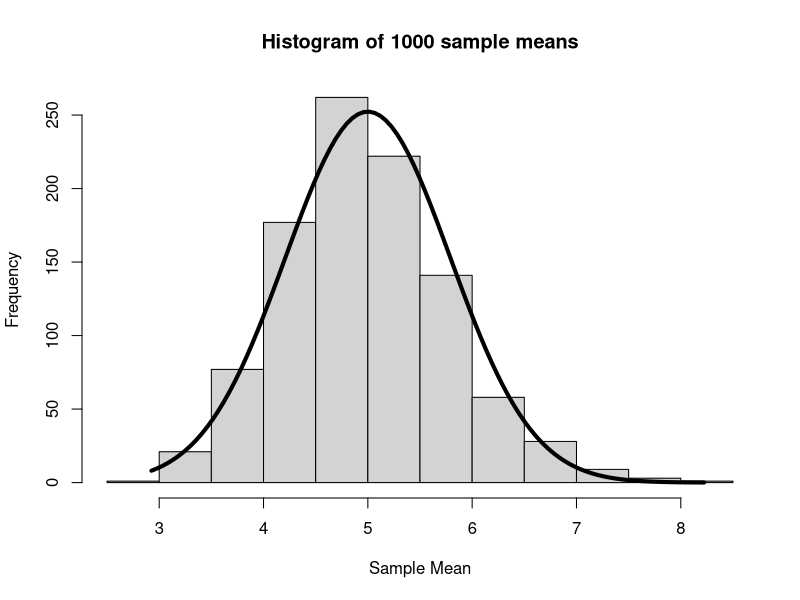

The R script that drew this image:
## ---- chunk 1
knitr::opts_chunk$set(echo = TRUE)
## ---- chunk 2
lambda <- 0.2
set.seed(42)
mns = NULL
for (i in 1 : 1000) mns = c(mns, mean(rexp(40,lambda)))
## ---- chunk 3
knitr::kable(data.frame(c("Mean","Variance"),c(mean(mns),var(mns)),c(1/lambda,(1/lambda)^2/40)),col.names=c("Statistic","Sample","Theoretical"),caption = "Figure: Comparison of Sample and Theoretical Statistics")
## ---- chunk 4
hist_data <- hist(mns,main="Histogram of 1000 sample means",xlab="Sample Mean")
x_values <- seq(min(mns), max(mns), length = 100)
y_values <- dnorm(x_values, mean = 1/lambda, sd =(1/lambda)/sqrt(40)) 
y_values <- y_values * diff(hist_data$mids[1:2]) * length(mns)
hist_data
lines(x_values, y_values, lwd = 4)
## ---- chunk 5
mns
